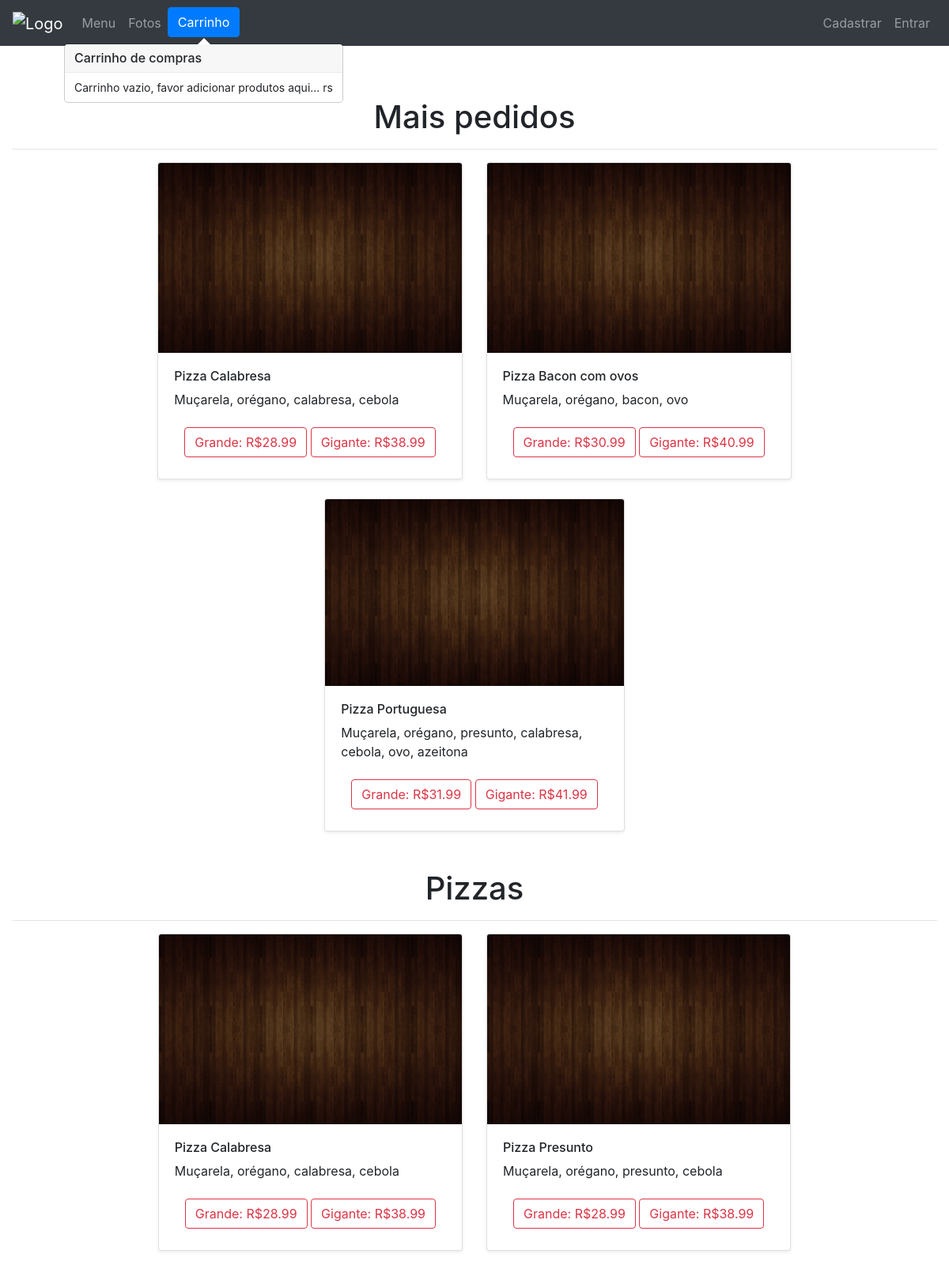
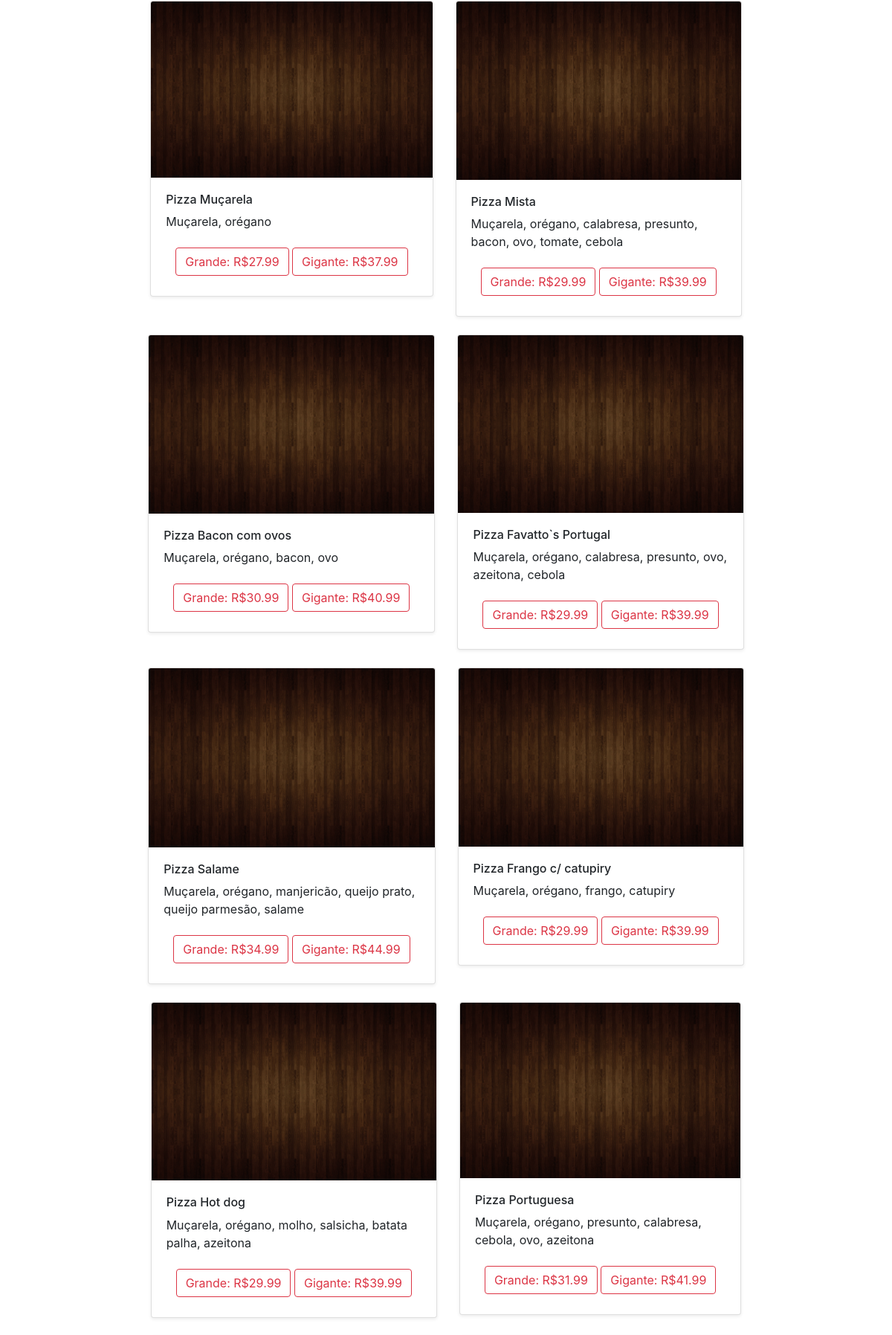
/Inicial/index.php (upper part), run on the app's committed database (2 pictures, top to bottom).
### tables this page shows
CREATE TABLE produto(
    id int AUTO_INCREMENT,
    nome varchar(50),
    descricao varchar (300),
    qtdd_vendida int,
    preco_normal float,
    preco_grande float,
    preco_gigante float,
    categoria int,
    imagem varchar(2048),
    estado boolean,
    primary key (id),
    foreign key (categoria) references categoria(id)
);

### Inicial/CarrinhoCtrl.php (called while the page is built)
<?php
    class CarrinhoCtrl {
        public function getCarrinho($session) {
            if (!isset($session["carrinho"]))
            {
                $session["carrinho"] = [];
            }
            return $session["carrinho"];
        }
    }
?>

### Inicial/model.php (called while the page is built, shortened)
<?php
function PegarProdutos($categoria){
    $con = CriarConexao();
    $consulta = $con->prepare("SELECT * FROM produto WHERE categoria = :categoria");
    $consulta->bindValue(':categoria', $categoria);
    $consulta->execute();
    $dados = $consulta->fetchAll();
    return $dados;
}
function MaisPedido(){
    $con = CriarConexao();
    $consulta = $con->prepare("SELECT * FROM produto ORDER BY qtdd_vendida DESC");
    $consulta->execute();
    $dados = $consulta->fetchAll();
    return $dados;
}
?>

### Inicial/ctrl.php (called while the page is built)
<?php
require_once("model.php");
function listarProdutos($categoria) {
    return PegarProdutos($categoria);
}
function listarMaisPedidos(){
    return MaisPedido();
}
?>

### Inicial/index.php (the view, shortened to what this page needs)
<!doctype html>
<html>
<head>
  <link rel="stylesheet" href="../Estilo/Perfil.css">
  <link rel="stylesheet" href="../Estilo/bootstrap-4.1.3-dist/css/bootstrap.min.css">
</head>
<body>
  <nav class="navbar navbar-expand-sm bg-dark navbar-dark fixed-top">
      <a class="navbar-brand" href="#">
              <img src="bird.jpg" alt="Logo" style="width:40px;">
      </a>
      <div class="collapse navbar-collapse" id="collapsibleNavbar">
      <ul class="navbar-nav">
        <li class="nav-item dropdown">
          <a class="nav-link" href="../Inicial/index.php">Menu</a>
        </li>
        <li class="nav-item">
          <a class="nav-link" href="../Fotos/pagfotosView.php">Fotos</a>
        </li>
        <li class="nav-item">
          <a href="#" class="btn btn-primary" data-toggle="popover" data-popover-content="#a1" data-placement="top">Carrinho</a>
          <div id="a1" class="invisible" style="width: 0px; height: 0px;">
            <div class="popover-heading">
              Carrinho de compras
            </div>
            <div id="carrinho" class="popover-body">
            <?php
             require_once "CarrinhoCtrl.php";
             $ctrl = new CarrinhoCtrl();
             $carrinho = $ctrl->getCarrinho($_SESSION);
             if(count($carrinho) == null){
               echo 'Carrinho vazio, favor adicionar produtos aqui... rs';
             }
              ?>
            </div>
          </div>
        </li>
      </ul>
    </div>
    <?php
    if (!isset($_SESSION["logi"])) {
      echo '
      <div class ="collapse navbar-collapse" id="collapsibleNavbar">
      <ul class ="navbar-nav ml-auto">
      <li class="nav-item">
       <a class="nav-link" href="../Cadastro/CadastroView.php">Cadastrar</a>
      </li>
      <li class="nav-item">
       <a class="nav-link" href="../Login/LoginView.php">Entrar</a>
      </li>
      </ul>
        </div>';
    }
    ?>
  </nav>
  <div class="container-fluid" style="margin-top: 100px;">
    <br>
    <h1 style="text-align: center">Mais pedidos </h1>
    <hr>
    <div class="row justify-content-center">
      <?php
        require_once("ctrl.php");
        $produto = listarMaisPedidos();
        for($i=0;$i<3;$i++){
          ?>
          <div class="col-md-4" style="max-width: 777px;">
          <div class="card mb-4 shadow-sm">
            <img class="card-img-top" src="<?php echo $produto[$i]['imagem']; ?>" alt="<?php echo $produto[$i]['nome']; ?>">
            <div class="card-body">
              <h6> <?php echo $produto[$i]['nome']; ?> </h6>
              <p class="card-text"><?php echo $produto[$i]['descricao']; ?></p>
              <div class="d-flex justify-content-between align-items-center">
              <div class="btn">
                  <?php
                  require_once("../PagUsuario/PerfilCtrl.php");
                    if (isset($login)) {
                      $dados = PegardadosCtrl($login);
                      if ($dados['adm']) {
                        ?>
                      <a class="btn btn-bg btn-outline-danger" href="../EditarProduto/EditarPView.php?id=<?php echo $produto[$i]["id"]?>&categoria=1">Editar</a>
                      <a class="btn btn-bg btn-outline-danger" href="../CriarProd/CriarProdView.php">Criar novo produto</a>
                      <button class="btn btn-bg btn-outline-danger" onclick="excluir_prod(<?php echo $produto[$i]['id']?>)">Excluir</button>
                      <?php
                      }
                      else{
                        if($produto[$i]['categoria'] == 1 or $produto[$i]['categoria'] == 4){
                      ?>
                        <button type="button" class="btn btn-bg btn-outline-danger" onclick="adicionar_carrinho(<?php echo $produto[$i]['id'] ?>,'<?php echo $produto[$i]['nome'] ?>', 'grande', <?php echo $produto[$i]['preco_grande'] ?>, '<?php echo $produto[$i]['descricao'] ?>' );"><?php echo "Grande: R$" . $produto[$i]['preco_grande'] ?></button>
                        <button type="button" class="btn btn-bg btn-outline-danger" onclick="adicionar_carrinho(<?php echo $produto[$i]['id'] ?>,'<?php echo $produto[$i]['nome'] ?>','gigante', <?php echo $produto[$i]['preco_gigante'] ?>, '<?php echo $produto[$i]['descricao'] ?>' );"><?php echo "Gigante: R$" . $produto[$i]['preco_gigante'] ?></button>
                      <?php
                          }else{
                      ?>
                        <button type="button" class="btn btn-bg btn-outline-danger" onclick="adicionar_carrinho(<?php echo $produto[$i]['id'] ?>,'<?php echo $produto[$i]['nome'] ?>', '', <?php echo $produto[$i]['preco_normal'] ?>, '<?php echo $produto[$i]['descricao'] ?>' );"><?php echo "Preço: R$" . $produto[$i]['preco_normal'] ?></button>
                        <?php
                          }
                      }
                    }
                      elseif (!isset($login) || !$dados['adm']) {
                      if($produto[$i]['categoria'] == 1 or $produto[$i]['categoria'] == 4){
                      ?>
                    <button type="button" class="btn btn-bg btn-outline-danger" onclick="adicionar_carrinho(<?php echo $produto[$i]['id'] ?>,'<?php echo $produto[$i]['nome'] ?>', 'grande', <?php echo $produto[$i]['preco_grande'] ?>, '<?php echo $produto[$i]['descricao'] ?>' );"><?php echo "Grande: R$" . $produto[$i]['preco_grande'] ?></button>
                    <button type="button" class="btn btn-bg btn-outline-danger" onclick="adicionar_carrinho(<?php echo $produto[$i]['id'] ?>,'<?php echo $produto[$i]['nome'] ?>','gigante', <?php echo $produto[$i]['preco_gigante'] ?>, '<?php echo $produto[$i]['descricao'] ?>' );"><?php echo "Gigante: R$" . $produto[$i]['preco_gigante'] ?></button>
                    <?php
                      }
                    }
                    ?>
              </div>
              </div>
            </div>
          </div>
        </div>
      <?php
        }
      ?>
      </div>
    <br>
    <h1 style="text-align: center">Pizzas </h1>
    <hr>
    <div class="row justify-content-center">
      <?php
      $produtos = listarProdutos(1);
      foreach ($produtos as $produto) {
        ?>
        <div class="col-md-4" style="max-width: 777px;">
          <div class="card mb-4 shadow-sm">
            <img class="card-img-top" src="<?php echo $produto['imagem']; ?>" alt="<?php echo $produto['nome']; ?>">
            <div class="card-body">
              <h6> <?php echo $produto['nome']; ?> </h6>
              <p class="card-text"><?php echo $produto['descricao']; ?></p>
              <div class="d-flex justify-content-between align-items-center">
              <div class="btn">
                  <?php
                  require_once("../PagUsuario/PerfilCtrl.php");
                    if (isset($login)) {
                      $dados = PegardadosCtrl($login);
                      if ($dados['adm']) {
                        ?>
                      <a class="btn btn-bg btn-outline-danger" href="../EditarProduto/EditarPView.php?id=<?php echo $produto["id"]?>&categoria=1">Editar</a>
                      <a class="btn btn-bg btn-outline-danger" href="../CriarProd/CriarProdView.php">Criar novo produto</a>
                      <button class="btn btn-bg btn-outline-danger" onclick="excluir_prod(<?php echo $produto['id']?>)">Excluir</button>
                      <?php
                      }
                      else{
                      ?>
                        <button type="button" class="btn btn-bg btn-outline-danger" onclick="adicionar_carrinho(<?php echo $produto['id'] ?>,'<?php echo $produto['nome'] ?>', 'grande', <?php echo $produto['preco_grande'] ?>, '<?php echo $produto['descricao'] ?>' );"><?php echo "Grande: R$" . $produto['preco_grande'] ?></button>
                        <button type="button" class="btn btn-bg btn-outline-danger" onclick="adicionar_carrinho(<?php echo $produto['id'] ?>,'<?php echo $produto['nome'] ?>','gigante', <?php echo $produto['preco_gigante'] ?>, '<?php echo $produto['descricao'] ?>' );"><?php echo "Gigante: R$" . $produto['preco_gigante'] ?></button>
                      <?php
                      }
                    }
                    elseif (!isset($login) || !$dados['adm']) {
                      ?>
                    <button type="button" class="btn btn-bg btn-outline-danger" onclick="adicionar_carrinho(<?php echo $produto['id'] ?>,'<?php echo $produto['nome'] ?>', 'grande', <?php echo $produto['preco_grande'] ?>, '<?php echo $produto['descricao'] ?>' );"><?php echo "Grande: R$" . $produto['preco_grande'] ?></button>
                    <button type="button" class="btn btn-bg btn-outline-danger" onclick="adicionar_carrinho(<?php echo $produto['id'] ?>,'<?php echo $produto['nome'] ?>','gigante', <?php echo $produto['preco_gigante'] ?>, '<?php echo $produto['descricao'] ?>' );"><?php echo "Gigante: R$" . $produto['preco_gigante'] ?></button>
                    <?php
                    }
                    ?>
              </div>
              </div>
            </div>
          </div>
        </div>
      <?php
      }
      ?>
    </div>
    <br>
    <br>
  </div>
</body>
</html>

### data on the page
produto: imagem (picture), nome "Pizza Calabresa", descricao "Muçarela, orégano, calabresa, cebola", preco_grande "28.99", preco_gigante "38.99"
produto: imagem (picture), nome "Pizza Bacon com ovos", descricao "Muçarela, orégano, bacon, ovo", preco_grande "30.99", preco_gigante "40.99"
produto: imagem (picture), nome "Pizza Portuguesa", descricao "Muçarela, orégano, presunto, calabresa, cebola, ovo, azeitona", preco_grande "31.99", preco_gigante "41.99"
produto: imagem (picture), nome "Pizza Presunto", descricao "Muçarela, orégano, presunto, cebola", preco_grande "28.99", preco_gigante "38.99"
produto: imagem (picture), nome "Pizza Muçarela", descricao "Muçarela, orégano", preco_grande "27.99", preco_gigante "37.99"
produto: imagem (picture), nome "Pizza Mista", descricao "Muçarela, orégano, calabresa, presunto, bacon, ovo, tomate, cebola", preco_grande "29.99", preco_gigante "39.99"
produto: imagem (picture), nome "Pizza Favatto`s Portugal", descricao "Muçarela, orégano, calabresa, presunto, ovo, azeitona, cebola", preco_grande "29.99", preco_gigante "39.99"
produto: imagem (picture), nome "Pizza Salame", descricao "Muçarela, orégano, manjericão, queijo prato, queijo parmesão, salame", preco_grande "34.99", preco_gigante "44.99"
produto: imagem (picture), nome "Pizza Frango c/ catupiry", descricao "Muçarela, orégano, frango, catupiry", preco_grande "29.99", preco_gigante "39.99"
produto: imagem (picture), nome "Pizza Hot dog", descricao "Muçarela, orégano, molho, salsicha, batata palha, azeitona", preco_grande "29.99", preco_gigante "39.99"
